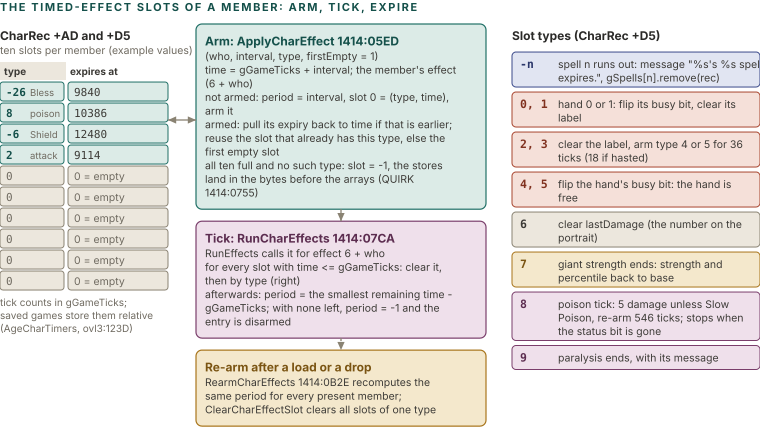

This figure's Python source:
import sys; sys.path.insert(0, '.')
from figlib import *

c = Canvas(760, 520)
c.section(0, 11, "THE TIMED-EFFECT SLOTS OF A MEMBER: ARM, TICK, EXPIRE")

def tbox(x, y, w, kind, title, lines, size=10.5, h=None):
    out = []
    for l in lines:
        out += wrap(l, w - 32, size)
    hh = h or (10 + 17 + len(out) * size * 1.3 + 8)
    c.box(x, y, w, hh, kind, title, out, size=size, tsize=12, align="left")
    return y + hh

# left: ten slots (an example)
c.text(0, 40, "CharRec +AD and +D5", size=12, weight=700, color=INK)
c.text(0, 54, "ten slots per member (example values)", size=10.5, color=MUTED)
ex = [("-26", "Bless", "9840"), ("8", "poison", "10386"), ("-6", "Shield", "12480"), ("2", "attack", "9114"), ("", "", ""), ("", "", ""), ("", "", ""), ("", "", ""), ("", "", ""), ("", "", "")]
c.rect(0, 62, 66, 18, fill="#ECE7DD", stroke="none", rx=0)
c.text(4, 75, "type", size=10, weight=700, color=INK2)
c.text(70, 75, "expires at", size=10, weight=700, color=INK2)
for i, (t, nm, tk) in enumerate(ex):
    y = 82 + i * 21
    k = "teal" if t else "grey"
    tc, sc, fc = PAL[k]
    c.rect(0, y, 64, 19, fill=fc, stroke=sc, sw=1, rx=3)
    c.rect(68, y, 100, 19, fill=fc, stroke=sc, sw=1, rx=3)
    if t:
        c.text(6, y + 14, t, size=11, weight=700, color=tc, mono=True)
        c.text(30, y + 14, nm, size=9.5, color=MUTED)
        c.text(74, y + 14, tk, size=11, color=INK2, mono=True)
    else:
        c.text(6, y + 14, "0", size=11, color=MUTED, mono=True)
        c.text(74, y + 14, "0 = empty", size=10.5, color=MUTED)
c.text(0, 82 + 10 * 21 + 14, "tick counts in gGameTicks;", size=10, color=MUTED)
c.text(0, 82 + 10 * 21 + 27, "saved games store them relative", size=10, color=MUTED)
c.text(0, 82 + 10 * 21 + 40, "(AgeCharTimers, ovl3:123D)", size=10, color=MUTED)

# middle: arm and tick
xb, wb = 196, 290
m1 = tbox(xb, 24, wb, "teal", "Arm: ApplyCharEffect  1414:05ED", [
    "(who, interval, type, firstEmpty = 1)",
    "time = gGameTicks + interval; the member's effect (6 + who)",
    "not armed: period = interval, slot 0 = (type, time), arm it",
    "armed: pull its expiry back to time if that is earlier; reuse the slot that already has this type, else the first empty slot",
    "all ten full and no such type: slot = -1, the stores land in the bytes before the arrays (QUIRK 1414:0755)"])
m2 = tbox(xb, m1 + 12, wb, "plum", "Tick: RunCharEffects  1414:07CA", [
    "RunEffects calls it for effect 6 + who",
    "for every slot with time <= gGameTicks: clear it, then by type (right)",
    "afterwards: period = the smallest remaining time - gGameTicks; with none left, period = -1 and the entry is disarmed"])
m3 = tbox(xb, m2 + 12, wb, "ochre", "Re-arm after a load or a drop", [
    "RearmCharEffects 1414:0B2E recomputes the same period for every present member; ClearCharEffectSlot clears all slots of one type"])
c.arrow([(xb + wb / 2, m1), (xb + wb / 2, m1 + 12)])
c.arrow([(xb + wb / 2, m2), (xb + wb / 2, m2 + 12)], dash="3 3")
c.arrow([(168, 120), (xb, 120)], both=True)

# right: types
xr, wr = 512, 248
c.text(xr, 40, "Slot types (CharRec +D5)", size=12, weight=700, color=INK)
types = [
    ("-n", "spell n runs out: message \"%s's %s spell expires.\", gSpells[n].remove(rec)", "navy"),
    ("0, 1", "hand 0 or 1: flip its busy bit, clear its label", "red"),
    ("2, 3", "clear the label, arm type 4 or 5 for 36 ticks (18 if hasted)", "red"),
    ("4, 5", "flip the hand's busy bit: the hand is free", "red"),
    ("6", "clear lastDamage (the number on the portrait)", "grey"),
    ("7", "giant strength ends: strength and percentile back to base", "ochre"),
    ("8", "poison tick: 5 damage unless Slow Poison, re-arm 546 ticks; stops when the status bit is gone", "plum"),
    ("9", "paralysis ends, with its message", "plum"),
]
y = 52
for k, t, kind in types:
    lines = wrap(t, wr - 52, 10.5)
    h = max(24, 8 + len(lines) * 13.5)
    tc, sc, fc = PAL[kind]
    c.rect(xr, y, wr, h, fill=fc, stroke=sc, sw=1, rx=4)
    c.text(xr + 8, y + 16, k, size=11.5, weight=700, color=tc, mono=True)
    for i, l in enumerate(lines):
        c.text(xr + 46, y + 16 + i * 13.5, l, size=10.5, color=INK2)
    y += h + 5
c.h = max(m3, y, 82 + 10 * 21 + 54) + 10
c.save("figs/cmb_slots.svg")
